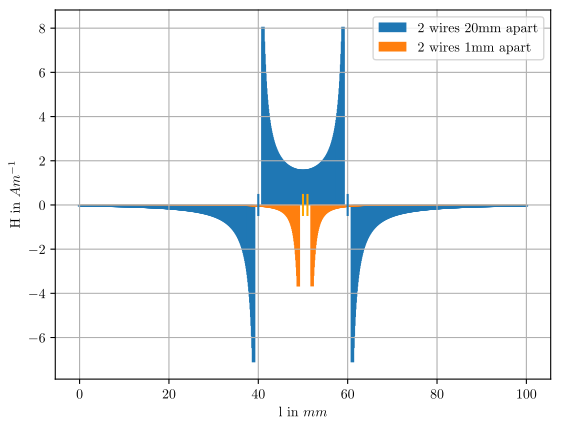

This figure's Python source:
#!/bin/env python3
import numpy as np
import matplotlib.pyplot as plt
import sys

plt.rc('text', usetex=True)
plt.rc('font', family='serif')

x = np.linspace(0, 0.1, 1000)
x0 = 0.04
x1 = 0.05
r = 0.001 # radius of conductor
I = 0.05
def H(_x0):
  y = I / (2 * np.pi * (x - _x0)) * (np.abs(x - _x0) > r)
  y[y == 0] = np.nan
  return y
def sum(y):
  _y = np.copy(y)
  _y[np.isnan(_y)] = 0
  return np.sum(_y)

y2 = (H(x0) - H(x0 + 0.02))
plt.bar(x * 1000, y2, label=f'2 wires 20mm apart')
y1 = (H(x1) - H(x1 + 0.001))
plt.bar(x * 1000, y1, label=f'2 wires 1mm apart')
plt.vlines([x0 * 1000, (x0 + 0.02) * 1000], -0.5, 0.5)
plt.vlines([x1 * 1000, (x1 + 0.001) * 1000], -0.5, 0.5, colors='orange')
plt.xlabel('l in $mm$')
plt.ylabel('H in $Am^{-1}$')
# plt.ylim(-.5, 5)
plt.grid()
plt.legend()

plt.savefig(sys.argv[1], bbox_inches='tight')
